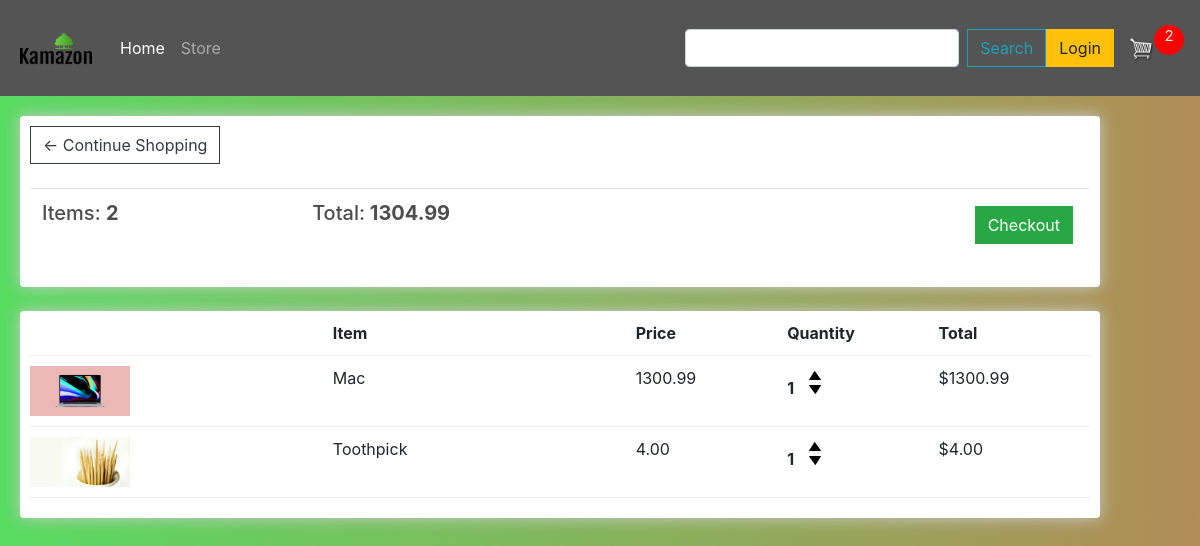
/cart/ (signed in), run on an earlier commit of the app's database.
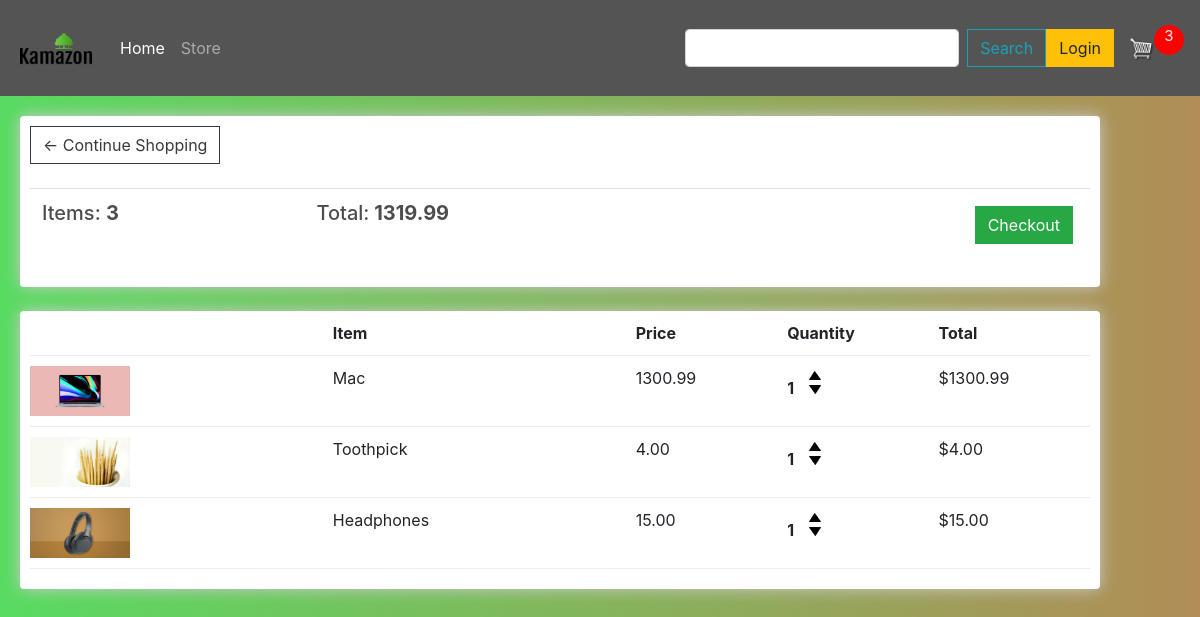
And on a later commit of the database.
### store/models.py (models this page shows, shortened)
class Order(models.Model):
    customer = models.ForeignKey(Customer, on_delete=models.SET_NULL, null=True, blank=True)
    date_ordered = models.DateTimeField(auto_now_add=True)
    complete = models.BooleanField(default = False, null=True, blank=False)
    transaction_id = models.CharField( max_length=100, null= True)
    @property
    def get_cart_total(self):
        orderitems = self.orderitem_set.all()
        total = sum([item.get_total for item in orderitems])
        return total
    @property
    def get_cart_items(self):
        orderitems = self.orderitem_set.all()
        total = sum([item.quantity for item in orderitems])
        return total

class OrderItem(models.Model):
    product = models.ForeignKey(Product, on_delete=models.SET_NULL, null=True)
    order = models.ForeignKey(Order, on_delete=models.SET_NULL, null=True)
    quantity = models.IntegerField(default=0, null=True, blank=True)
    date_added = models.DateTimeField(auto_now_add=True)
    @property
    def get_total(self):
        total = self.product.price * self.quantity
        return total

class Product(models.Model):
    name = models.CharField(max_length=200, null=True)
    price = models.DecimalField(max_digits=7, decimal_places=2)
    digital = models.BooleanField(default=False, null=True, blank=False)
    image = models.ImageField(null=True, blank= True)
    @property
    def imageURL(self):
        try:
            url = self.image.url
        except:
            url=''
        return url

### store/views.py (the view)
# urls.py: path('cart/', views.cart, name='cart'),
def cart(request):
	data = cartData(request)
	cartItems = data['cartItems']
	order = data['order']
	items = data['items']
	context = {'items':items, 'order':order, 'cartItems':cartItems}
	return render(request, 'store/cart.html', context)

### store/utils.py (called while the page is built)
def cartData(request):
	if request.user.is_authenticated:
		customer = request.user.customer
		order, created = Order.objects.get_or_create(customer=customer, complete=False)
		items = order.orderitem_set.all()
		cartItems = order.get_cart_items
	else:
		cookieData = cookieCart(request)
		cartItems = cookieData['cartItems']
		order = cookieData['order']
		items = cookieData['items']
	return {'cartItems':cartItems ,'order':order, 'items':items}

### store/templates/store/cart.html
{% extends 'store/main.html' %}
{% load static %}
{% block content %}
	<div class="row">
		<div class="col-lg-12">
			<div class="box-element">
				<a  class="btn btn-outline-dark" href="{% url 'store' %}">&#x2190; Continue Shopping</a>
				<br>
				<br>
				<table class="table">
					<tr>
						<th><h5>Items: <strong> {{order.get_cart_items}}</strong></h5></th>
						<th><h5>Total:<strong> {{order.get_cart_total}}</strong></h5></th>
						<th>
							<a  style="float:right; margin:5px;" class="btn btn-success" href="{% url 'checkout' %}">Checkout</a>
						</th>
					</tr>
				</table>
			</div>
			<br>
			<div class="box-element">
				<div class="cart-row">
					<div style="flex:2"></div>
					<div style="flex:2"><strong>Item</strong></div>
					<div style="flex:1"><strong>Price</strong></div>
					<div style="flex:1"><strong>Quantity</strong></div>
					<div style="flex:1"><strong>Total</strong></div>
				</div>
				{% for item in items %}
				<div class="cart-row">
					<div style="flex:2"><img class="row-image" src="{{item.product.imageURL}}"></div>
					<div style="flex:2"><p>{{item.product.name}}</p></div>
					<div style="flex:1"><p>{{item.product.price|floatformat:2}}</p></div>
					<div style="flex:1">
						<p class="quantity">{{item.quantity}}</p>
						<div class="quantity">
							<img data-product={{item.product.id}} data-action="add" class="chg-quantity update-cart" src="{% static  'store/images/up-arrow.png' %}">
							<img data-product={{item.product.id}} data-action="remove" class="chg-quantity update-cart" src="{% static  'store/images/arrow-down.png' %}">
						</div>
					</div>
					<div style="flex:1"><p>${{item.get_total|floatformat:2}}</p></div>
				</div>
				{% endfor %}
			</div>
		</div>
	</div>
{% endblock content %}

What changed in the data, as far as the page shows it:
computed for Order: get_cart_items "2" → "3"; get_cart_total "1304.99" → "1319.99"
added OrderItem: product.imageURL (picture), product.name "Headphones", product.price "15.00", quantity "1", get_total "15.00"
Also different on the page:
{{ cartItems }}: "2" → "3"
